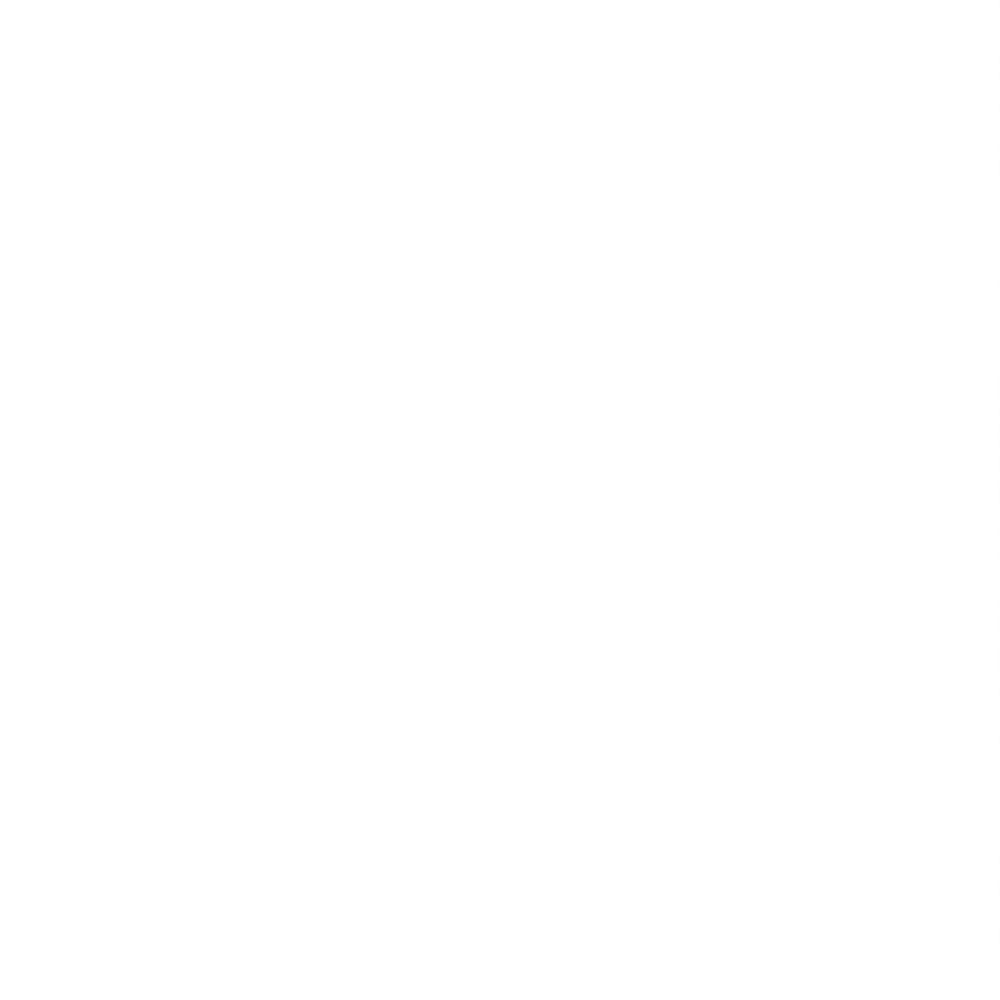
Frame 1 (no input)
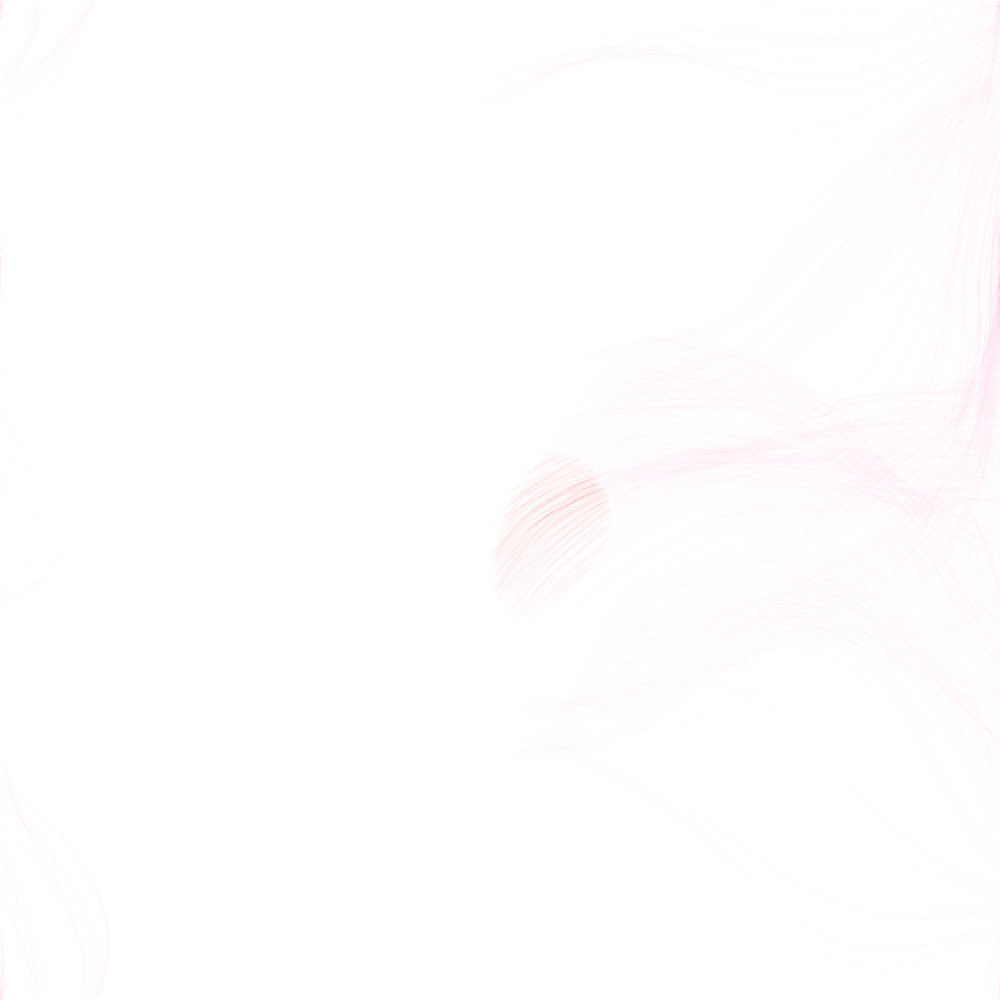
Frame 60 (no input)
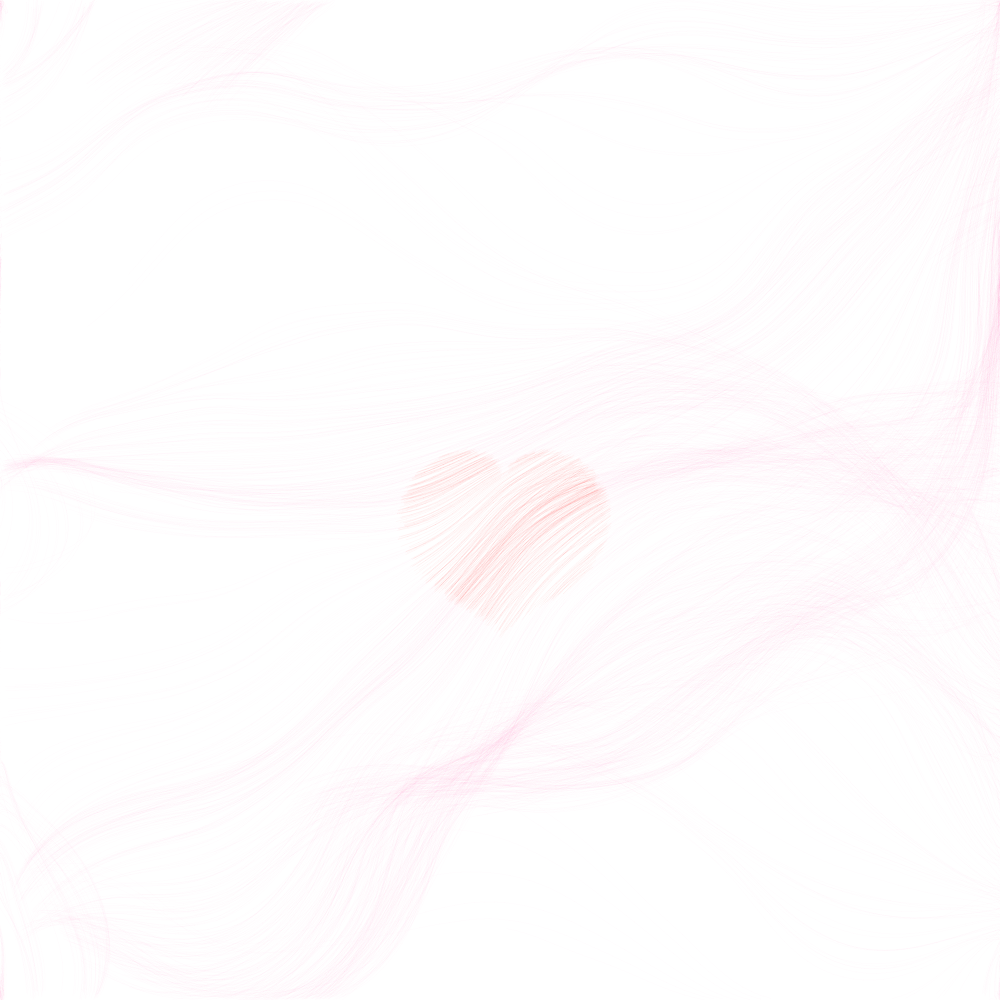
Frame 120 (the mouse pressed at the canvas centre since frame 60)

The p5.js sketch that drew these frames (run headless with seeded random() and noise() and a simulated clock; from frame 60 on, the mouse is pressed at the canvas centre):

// p5.js sketch
// ── sketch.js
const inc = 0.1, timeScale = 0.0001;
var scl = 20;
var cols, rows;
var yoff = 0, xoff = 0, zoff = 0;
var particles = [], particleNum = 1000, spdFact = 0.99, maxSpeed = 10;
var forces = [];

function setup() {
	var cnv = createCanvas(windowHeight, windowHeight);
	var x = (windowWidth - width) / 2;
	var y = (windowHeight - height) / 2;
	cnv.position(x, y);
	cols = floor(windowWidth/scl);
	rows = floor(windowHeight/scl);

	for (var i = 0; i < particleNum; i++) {
		particles.push(new Particle(createVector(scl*int(width/scl), random(0, scl*int(width/scl))), p5.Vector.random2D()))
	}

	background(255);
}

function draw() {
	// background(255);

	yoff = 0;
	for (var y = 0; y < rows; y++) {
		xoff = 0;
		var temp = [];
		for (var x = 0; x < cols; x++) {
			var index = (x + y * width) * scl;
			var phi = noise(xoff, yoff, zoff) * TWO_PI;

			temp.push(p5.Vector.fromAngle(phi));

			xoff += inc;

			fill(255);
			noStroke();
			// rect(x * scl, y * scl, x * scl + scl, y * scl + scl);

			// stroke(0);
			// strokeWeight(1);
			// var v = p5.Vector.fromAngle(phi);
			// push();
			// translate(x * scl, y * scl);
			// rotate(v.heading());
			// line(0, 0, scl, 0);
			// pop();
		}
		forces.push(temp);

		yoff += inc;
	}

	zoff += timeScale;

	for (var p of particles) {
		var force = forces[floor(p.pos.y/scl)][floor(p.pos.x/scl)];
		force.mult(spdFact);
		p.applyForce(force);
		p.update();
		p.show();
	}
}

function Particle(pos, vel) {
	this.pos = pos;
	this.prev = this.pos.copy();
	this.vel = vel;

	this.inHeart = function() {
		tempPos = p5.Vector.sub(this.pos, createVector(width/2, height/2));
		angle = tempPos.heading() - PI;
		// x = 16 * pow(sin(angle), 3);
		// y = 13 * cos(angle);// - 5 * cos(2*angle) - 2 * cos(3 * angle) - cos(4 * angle);
		// x = cos(angle);
		// y = sin(angle);
		// x *= 10;
		// y *= 10;
		// d = x * x + y * y;

		// r = 1 - sin(angle + PI/2);
		r = 2 - 2*sin(angle) + (sin(angle)*sqrt(abs(cos(angle))))/(sin(angle) + 1.4)
		d = 5000*r;

		if (tempPos.x * tempPos.x + tempPos.y * tempPos.y < d) {
			return true;
		} else
			return false;
	}

	this.update = function() {
		this.prev = this.pos.copy();

		this.vel.limit(maxSpeed);
		this.pos.add(this.vel);

		if (this.pos.x < 0) {
			this.pos.x += width;
			this.prev = this.pos.copy();
		} else if (this.pos.x > width) {
			this.pos.x -= width;
			this.prev = this.pos.copy();
		}
		if (this.pos.y < 0) {
			this.pos.y += height;
			this.prev = this.pos.copy();
		} else if (this.pos.y > height) {
			this.pos.y -= height;
			this.prev = this.pos.copy();
		}
	}

	this.show = function() {
		strokeWeight(1);
		if (this.inHeart()) {
			stroke(255, 0, 0, 8);
		} else {
			stroke(219,112,147, 3);
		}
		line(this.pos.x, this.pos.y, this.prev.x, this.prev.y);
	}

	this.applyForce = function(acc) {
		this.vel.add(acc);
	}
}
